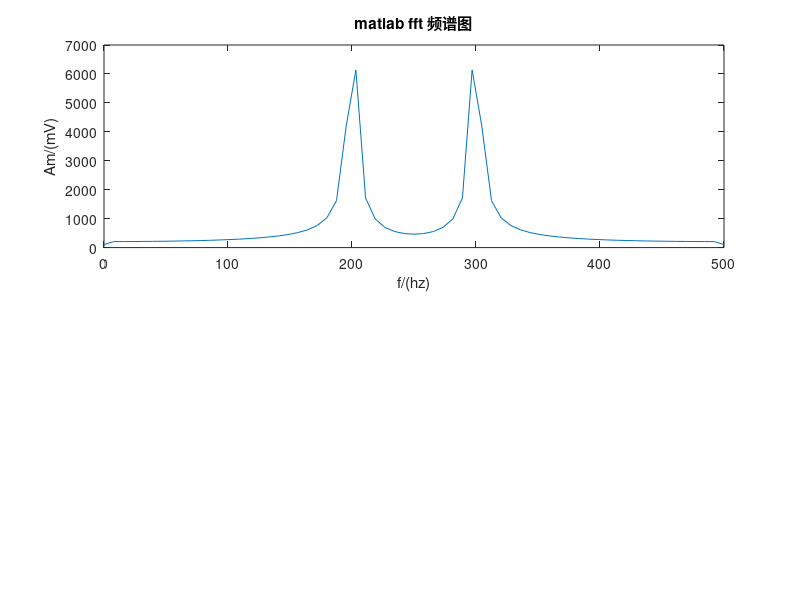

Reproduce this figure in MATLAB.
%200+300，赋值给虚部
%% 采样参数
Fs=1e3;
T=1/Fs;        
length = 128;
t=(0:length-1)*T;
%% 生成测试信号
f1 = 200;
f2 = 300;
s1 = 0 + cos(2*pi*f1*t);    
s2 = 0 + cos(2*pi*f2*t);
s11 = 0 + cos(2*pi*f1*t)*1i;    
s21 = 0 + cos(2*pi*f2*t)*1i;
signalN = s1 + s2 ;
signalN1 = s11 + s21;
data_before_fft = fix(8*1024*signalN);  %系数放大2^13倍
data_before_fft1 = fix(8*1024*signalN1);  %系数放大2^13倍
%data_before_fft = signalN;
%% 生成输入数据txt，让fpga调用
%fp = fopen('C:\FFT\Common_IPs\FFT_NEW\testbench\matlab\data_before_fft.txt','w');
fp = fopen('C:\FFT\Common_IPs\FFT_NEW\testbench\matlab\data2\data_before_fft.txt','w');

for K = 1:length
   if(data_before_fft(K)>=0)
       temp= dec2bin(data_before_fft(K),16);
   else
       temp= dec2bin(data_before_fft(K)+2^16,16);
   end
fprintf(fp,'0000000000000000');
    for j=1:16
        
        fprintf(fp,'%s',temp(j));
    end
%    fprintf(fp,'0000000000000000'); %虚部补0
    
    fprintf(fp,'\r\n');
end
fclose(fp);
%% 把测试信号fft
%data_after_fft1 = DIF_FFT_2(data_before_fft, 128);
data_after_fft1 = fft(data_before_fft1,128);
data_after_fft = data_after_fft1.';
data_real = fix(real(data_after_fft));
data_imag = fix(imag(data_after_fft));
%% 生成测试结果txt
fp_real = fopen('out_real.txt','w');
for K = 1:length
   if(data_real(K)>=0)
       temp_real= dec2bin((data_real(K)/128),16);
   else
       temp_real= dec2bin((data_real(K)/128)+2^16,16);
   end
    for j=1:16
        fprintf(fp_real,'%s',temp_real(j));
    end
    fprintf(fp_real,'\r\n');
end
fp_imag = fopen('out_imag.txt','w');
for K = 1:length
   if(data_imag(K)>=0)
       temp_imag= dec2bin(data_imag(K)/128,16);
   else
       temp_imag= dec2bin(data_imag(K)/128+2^16, 16);
   end
    for j=1:16
        fprintf(fp_imag,'%s',temp_imag(j));
    end
    fprintf(fp_imag,'\r\n');
end
%% 画理想fft频谱图
n = 0:(length-1);
%N = bitrevorder(n);
N = n;
for K = 1:length
    data_after_fft2(K)=data_after_fft1(N(K)+1);
end
P2 = abs(data_after_fft2/length);
P1 = P2(1:length/2+1);
P1(2:end-1) = 2*P1(2:end-1);
f = Fs*(0:(length/2))/length;
subplot(2,1,1)
plot(f,P1)
xlabel('f/(hz)');
ylabel('Am/(mV)');
title('matlab fft 频谱图');

%% 基2 DIF FFT函数
function [Xk]=DIF_FFT_2(xn,N);
M=log2(N);
for m=0:M-1
    Num_of_Group=2^m;
    Interval_of_Group=N/2^m;
    Interval_of_Unit=N/2^(m+1);
    Cycle_Count=N/2^(m+1)-1;
    Wn=exp(-j*2*pi/Interval_of_Group);
    for g=1:Num_of_Group 
        Interval_1=(g-1)*Interval_of_Group;
        Interval_2=(g-1)*Interval_of_Group+Interval_of_Unit;
        for r=0:Cycle_Count;
            k=r+1;
            xn(k+Interval_1)=xn(k+Interval_1)+xn(k+Interval_2);
            xn(k+Interval_2)=[xn(k+Interval_1)-xn(k+Interval_2)-xn(k+Interval_2)]*Wn^r;
        end
    end
end
Xk = xn;
end